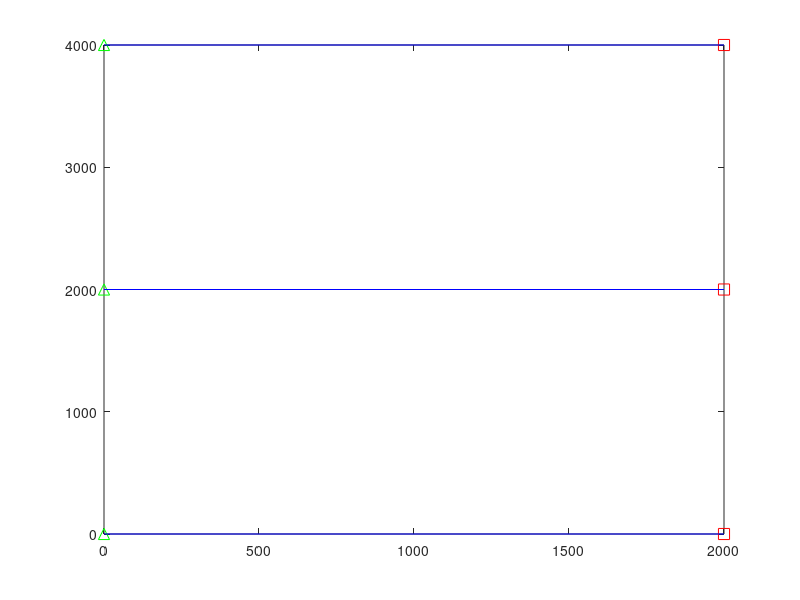

Write the MATLAB code that produced this figure. (Note: this script raises an error after producing the figure.)
clear all; close all

case_name='example';

%%%%%%%%%%%%%%%%%%%%%%%%%%%%%%%%%%%%%%%%%%%%%%%%%%%%%%%%%%%%%%%%%%%%%%%%%%%%%%%%%%%%%%%%%%%%%%%%%%%%%%%%%%%%%%%%%%%%%%%
% All Possible Inputs
%%%%%%%%%%%%%%%%%%%%%%%%%%%%%%%%%%%%%%%%%%%%%%%%%%%%%%%%%%%%%%%%%%%%%%%%%%%%%%%%%%%%%%%%%%%%%%%%%%%%%%%%%%%%%%%%%%%%%%%
variable{01}='grid';
% icond %% chainage, x0, z0, x1, z1, dx ---%----%----%----%----%----%----%----%----%----%----%----%----%----%----%----%
variable{02}='icond';
% groynes %% chainage, groyne_x, start_time, end_time, comment %----%----%----%----%----%----%----%----%----%----%----%
variable{03}='groyne';
% seawall %% chainage, wall_x, wall_z %----%----%----%----%----%----%----%----%----%----%----%----%----%----%----%----%
variable{04}='seawall';
% xpar %% chainage, z_dune, s_dune, a, s_trans, s_off, z_off, ke, ka, hb_min, description ---%----%----%----%----%----%
variable{05}='xpar';
% waves %% time, wvht, wvper, wvdir --%----%----%----%----%----%----%----%----%----%----%----%----%----%----%----%----%
variable{06}='wave';
% wl %% time, wl -%----%----%----%----%----%----%----%----%----%----%----%----%----%----%----%----%----%----%----%----%
variable{07}='wl';
% transport %% time, transport --%----%----%----%----%----%----%----%----%----%----%----%----%----%----%----%----%----%
variable{08}='transport';
% xsect_ids %% chainage, id %----%----%----%----%----%----%----%----%----%----%----%----%----%----%----%----%----%----%
variable{09}='xsect_ids';
% xsect_ids_eq %%  chainage, id -%----%----%----%----%----%----%----%----%----%----%----%----%----%----%----%----%----%
variable{10}='xsect_ids_eq';

%%%%%%%%%%%%%%%%%%%%%%%%%%%%%%%%%%%%%%%%%%%%%%%%%%%%%%%%%%%%%%%%%%%%%%%%%%%%%%%%%%%%%%%%%%%%%%%%%%%%%%%%%%%%%%%%%%%%%%%
% Define Custom Inputs
%%%%%%%%%%%%%%%%%%%%%%%%%%%%%%%%%%%%%%%%%%%%%%%%%%%%%%%%%%%%%%%%%%%%%%%%%%%%%%%%%%%%%%%%%%%%%%%%%%%%%%%%%%%%%%%%%%%%%%%

% 01) GRID FILE*************************************************************
grid.chainage(1)=0;
grid.base_x(1)=0;
grid.base_y(1)=0;
% cross shore distance
width=2000;
% along shore distance (total chainage)
len=4000;
% shoreline orientation ()
angle=0;
% grid transects (ncells + 1)
faces=3;
% cell size
spacing=len/(faces-1);
% complete grid
for i=1:faces-1
grid.base_x(i+1)=grid.base_x(i)+cosd(angle+90)*spacing;
grid.base_y(i+1)=grid.base_y(i)+sind(angle+90)*spacing;
grid.chainage(i+1)=grid.chainage(i)+sqrt([grid.base_x(i+1)-grid.base_x(i)]^2+[grid.base_y(i+1)-grid.base_y(i)]^2);
end
grid.end_x=grid.base_x+cosd(angle)*width;
grid.end_y=grid.base_y+sind(angle)*width;

plot(grid.base_x,grid.base_y,'g^','markersize',8); hold on
plot(grid.end_x,grid.end_y,'rs','markersize',8)
plot([grid.base_x;grid.end_x],[grid.base_y;grid.end_y],'b')


% 02) INITIAL CONDITION FILE************************************************
icond.chainage=[grid.chainage(1:end-1)+grid.chainage(2:end)]/2;
icond.x0=500*ones(size(icond.chainage));
icond.z0=ones(size(icond.chainage))*+0;
icond.x1=600*ones(size(icond.chainage));;
icond.z1=ones(size(icond.chainage))*-2;

% 03) GROYNE    ************************************************************

% 04) SEAWALL    ***********************************************************
seawall.chainage=[grid.chainage(1) grid.chainage(end)];
seawall.wall_x=[0 0];
seawall.wall_z=[0 0];
% 05) CROSS-SECTION PARAMETER FILE *****************************************

xpar.chainage=icond.chainage;
xpar.z_dune=4*ones(size(xpar.chainage));
xpar.s_dune=.1*ones(size(xpar.chainage));%*
%xpar.A=5./((icond.x1-icond.x0).^(2/3));
xpar.a=.15*ones(size(xpar.chainage));
xpar.s_trans=.05*ones(size(xpar.chainage));%*
xpar.s_off=.01*ones(size(xpar.chainage));
xpar.z_off=-20*ones(size(xpar.chainage));
xpar.ke=0.0000045;
xpar.ka=0.00000001;
xpar.hbmin=.6;%*
% 06) WAVES FILE ***********************************************************

%hs=1.5

wave.time(1)=datenum(2000,1,1,0,0,0);
wave.hsig(1)=.7;
wave.time(2)=datenum(2029,12,31,23,0,0);
wave.hsig(2)=.7;
gap=321;
wave.time(3)=datenum(2030,1,1,0,0,0);
wave.hsig(3)=3;
wave.time(4)=datenum(2030,1,1,24,0,0);
wave.hsig(4)=3;
wave.time(5)=datenum(2030,1,2,1,0,0);
wave.hsig(5)=.7;
wave.time(6)=datenum(2030,1,gap,23,0,0);
wave.hsig(6)=.7;

for qq=1:ceil(30*365/gap)
wave.time=[wave.time wave.time(3:6)+datenum(0,0,qq*gap,0,0,0)];
wave.hsig=[wave.hsig wave.hsig(3:6)];
end

wave.tp=ones(size(wave.time))*10;
wave.wdir=ones(size(wave.time))*90;

% 07) TIDES FILE ***********************************************************
wl.time(1)=datenum(2000,1,1,0,0,0);
wl.WL(1)=0;
wl.time(1)=datenum(2000,1,1,0,0,0);
wl.WL(1)=0;

% t_time=datenum(2030,1,1,0,0,0):datenum(0,0,0,1,0,0):datenum(2060,1,1,0,0,0);
% wl.time=[wl.time(1) t_time];
% wl.WL=[wl.WL 2*sin(2*pi/(12.5/24)*(t_time-t_time(1)))];




% 08) TRANSPORT FILE *******************************************************
transport.time(1)=datenum(2000,1,1);
transport.time(2)=datenum(2100,1,1);
transport.Q(1)=0;
transport.Q(2)=0;

% 09) XSECTION FILE *******************************************************
xsect_ids.chainage(1)=1000;
xsect_ids.name=2;

% 10) EQ XSECTION FILE ****************************************************
xsect_ids_eq.chainage(1)=1000;
xsect_ids_eq.name=2;



%%%%%%%%%%%%%%%%%%%%%%%%%%%%%%%%%%%%%%%%%%%%%%%%%%%%%%%%%%%%%%%%%%%%%%%%%%%%%%%%%%%%%%%%%%%%%%%%%%%%%%%%%%%%%%%%%%%%%%%
% Prepare lookup table
%%%%%%%%%%%%%%%%%%%%%%%%%%%%%%%%%%%%%%%%%%%%%%%%%%%%%%%%%%%%%%%%%%%%%%%%%%%%%%%%%%%%%%%%%%%%%%%%%%%%%%%%%%%%%%%%%%%%%%%
% Dir ---------------------------------
Direction{1}=[0;180];

% Per ---------------------------------
Period{1}=[0;20];

% Ht ---------------------------------
Height{1}=[0;10];

% Ny ---------------------------------
Chainage{1}=[500;1500];
Depth{1}=[20;20];
Contour_Rotation{1}=[0;0];

Ndir=length(Direction{1});
Nper=length(Period{1});
NHt=length(Height{1});
Ny=length(Chainage{1});

D{1}=ones(Ndir,Nper,NHt,Ny)*0;
K{1}=ones(Ndir,Nper,NHt,Ny)*1;

% -------------------------------------

dumb.lookup.Direction{1}=Direction{1};
dumb.lookup.Period{1}=Period{1};
dumb.lookup.Height{1}=Height{1};
dumb.lookup.Chainage{1}=Chainage{1};
dumb.lookup.Depth{1}=Depth{1};
dumb.lookup.Contour_Rotation{1}=Contour_Rotation{1};
dumb.lookup.Ndir=Ndir;
dumb.lookup.Nper=Nper;
dumb.lookup.NHt=NHt;
dumb.lookup.Ny=Ny;
dumb.lookup.D{1}=D{1};
dumb.lookup.K{1}=K{1};

%%%%%%%%%%%%%%%%%%%%%%%%%%%%%%%%%%%%%%%%%%%%%%%%%%%%%%%%%%%%%%%%%%%%%%%%%%%%%%%%%%%%%%%%%%%%%%%%%%%%%%%%%%%%%%%%%%%%%%%
% Save Custom Inputs & lookup table
%%%%%%%%%%%%%%%%%%%%%%%%%%%%%%%%%%%%%%%%%%%%%%%%%%%%%%%%%%%%%%%%%%%%%%%%%%%%%%%%%%%%%%%%%%%%%%%%%%%%%%%%%%%%%%%%%%%%%%%
for i=1:length(variable);
    if exist(variable{i})>0;
        statement=['dumb.',variable{i},'=',variable{i},';'];
        eval(statement)
    end
end

save(['./../matfiles/',case_name,'.mat'], '-struct', 'dumb');
